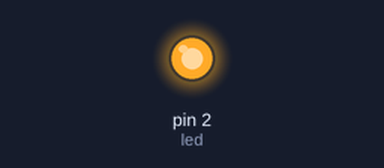
The sketch below on a simulated Arduino Uno, built with avr-gcc and run on an emulated ATmega328P. On the bench: output pins drawn as LEDs (lit = HIGH).

Above: at 0.2 s.
At 20.2 s:
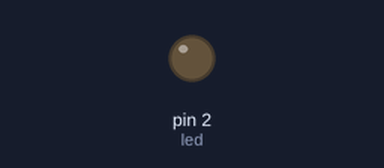
Timing chart, 0 to 22.1 s (numbered marks = the images above):
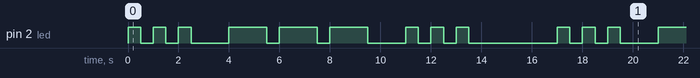

The sketch:

morze.ino
```cpp
int led = 2;
int DOT_DURATION = 500;
const int MAX_LETTER_LENGTH = 3;

enum MorseSymbols {
  DASH = '-',
  DOT = '.',
};

MorseSymbols DICTIONARY[][MAX_LETTER_LENGTH] = {
  { DASH, DASH, DASH }, // O
  { DOT, DOT, DOT }, // S
};

void setup() {
  pinMode(led, OUTPUT);
}

void loop() {
  sendLetter('S');
  delay(DOT_DURATION * 3);

  sendLetter('O');
  delay(DOT_DURATION * 3);

  sendLetter('S');
  delay(DOT_DURATION * 7);
}

void sendLetter(char letter) {
  int letterIndex;
  if (letter == 'S') {
    letterIndex = 1;
  } else {
    letterIndex = 0;
  }

  for (int i = 0; i < MAX_LETTER_LENGTH; i++) {
    sendSignal(DICTIONARY[letterIndex][i]);
    if (i != MAX_LETTER_LENGTH - 1) {
      delay(DOT_DURATION);
    }
  }
}

void sendSignal(MorseSymbols type) {
  switch(type) {
    case DASH:
      sendDash();
      break;
    case DOT:
      sendDot();
      break;
  }
}

void sendDash() {
  digitalWrite(led, HIGH);
  delay(DOT_DURATION * 3);
  digitalWrite(led, LOW);
}

void sendDot() {
  digitalWrite(led, HIGH);
  delay(DOT_DURATION);
  digitalWrite(led, LOW);
}
```

Measured:
- by itself, pin 2 (led): repeats every 17.0 s: 2 × (LOW 0.50 s, HIGH 0.50 s), LOW 1.5 s, 2 × (HIGH 1.5 s, LOW 0.50 s), HIGH 1.5 s, LOW 1.5 s, 2 × (HIGH 0.50 s, LOW 0.50 s), HIGH 0.50 s, LOW 3.5 s, HIGH 0.50 s
- by itself, everything shown: repeats every 17.0 s, in 18 steps
